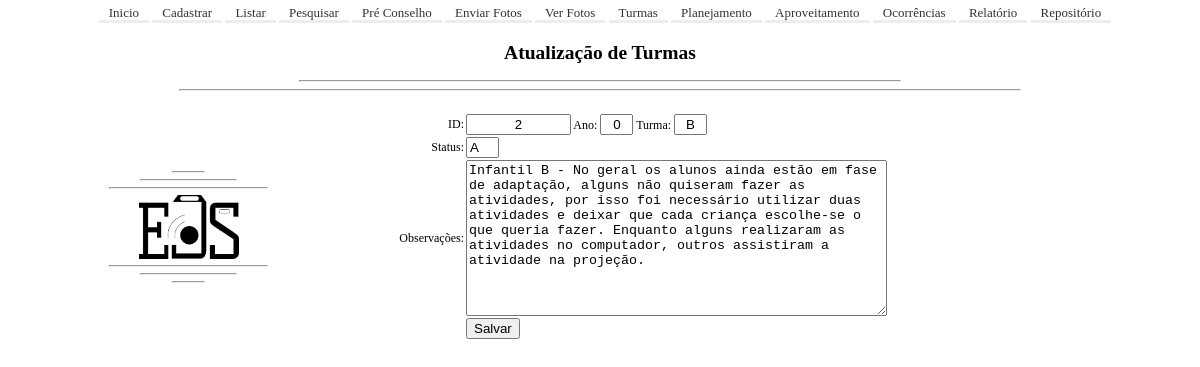
/editarTurma.php?ID=2, run on the app's committed database.
### tables this page shows
CREATE TABLE `tb_turma` (
  `ID` int(2) NOT NULL,
  `ano` int(1) NOT NULL,
  `turma` varchar(1) NOT NULL,
  `status` varchar(1) NOT NULL,
  `obs` varchar(999) NOT NULL
);

### editarTurma.php (the view, shortened to what this page needs)
<?php
include './conf.php';
if($_SERVER['REQUEST_METHOD']=='GET') {
	if(isset($_GET['ID'])){
		$ID = $_GET['ID'];
		$sql = "select * from tb_turma where ID = $ID";
		$result = mysqli_query($connection, $sql);
   	while($row = mysqli_fetch_array($result,MYSQLI_ASSOC)) {
      	$ID = $row['ID'];
      	$ano = $row['ano'];
      	$turma = $row['turma'];
		$status = $row['status'];
		$obs = $row['obs'];
		}
	}
echo
	'<html>
	<head>
	<title>Atualização de Turmas</title>
	</head>
	<body>
		<div align="center"><h2>Atualização de Turmas</h2><hr width="50%"><hr width="70%"></div>
			<form method="POST" action="?id=18" onchange="form.submit()">
				<div align="center">
					<br><table border="0">
						<tr>
							<td rowspan="7" align="center" width="315"><hr width="10%"><hr width="30%"><hr width="50%">
							<img src="../uploads/logoNew.png" width="100">
								<hr width="50%">
								<hr width="30%">
								<hr width="10%">
							</td>
						</tr>
						<tr>
							<td align="right" width="116" >ID:
							</td>
							<td>
								<input style="text-align:center" type="text" size="10" name="textID" value="'.$ID.'"> Ano:
								<input style="text-align:center" type="text" size="1" name="textAno" value="'.$ano.'"> Turma:
								<input style="text-align:center" type="text" size="1" name="textTurma" value="'.$turma.'">
							</td>
						</tr>
						<tr>
							<td align="right" width="116" >Status:
							</td>
							<td>
								<input type="text" size="1" name="textStatus" value="'.$status.'">
							</td>
						</tr>
						<tr>
							<td align="right" width="116" >Observações:</td>
							<td>
								<textarea rows="10" name="textObs" cols="50">'.$obs.'</textarea>
							</td>
						</tr>
						<tr>
							<td align="center" valign="top" >
								&nbsp;</td>
							<td valign="top">
								<input type="submit" value="Salvar" name="btnSalvar"</center></td>
						</tr>
					</table>
					</div>
		</form>
	</body>
</html>
';
}
?>

### main.css (style rules this page uses)
html, body { min-height: 100%; height: 100%; }
body { font-family: monospace; font:80% Tahoma; margin: 0; padding: 0; font-size: 13px; }
table { border-collapse: collapse; width: 95%; margin: 0; padding: 0; font-size: 12px; overflow: hidden; }

### data on the page
tb_turma: textID "2", textAno "0", textTurma "B", textStatus "A", textObs "Infantil B - No geral os alunos ainda estão em fase de adaptação, alguns não quiseram fazer as atividades, por isso foi necessário utilizar duas atividades e deixar que cada criança escolhe-se o que queria fazer. Enquanto alguns realizaram as atividades no computador, outros assistiram a atividade na projeção."
